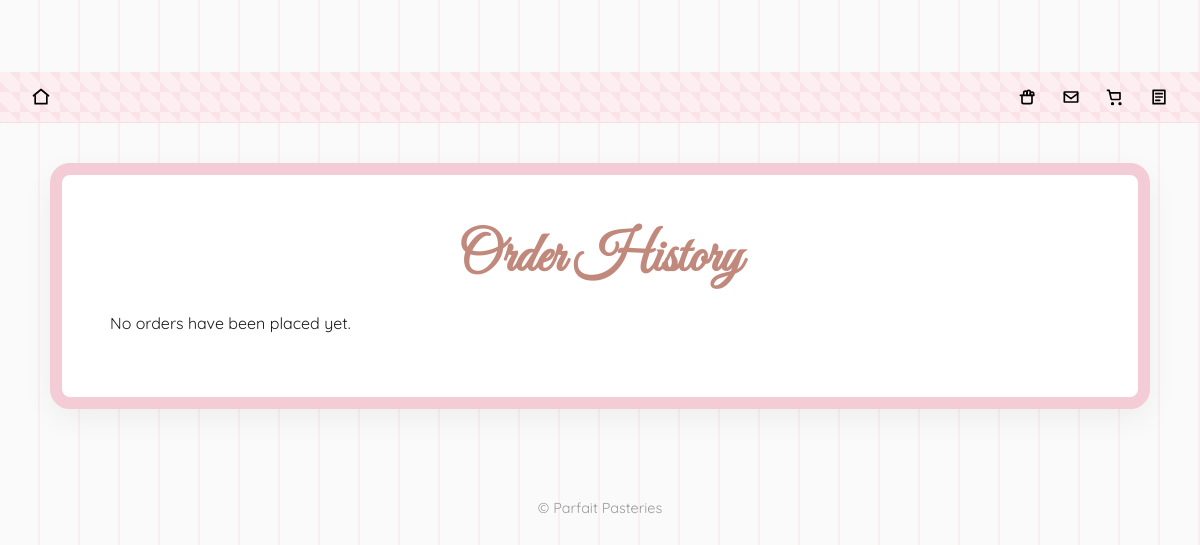
The page /order_history on the database as committed earlier.
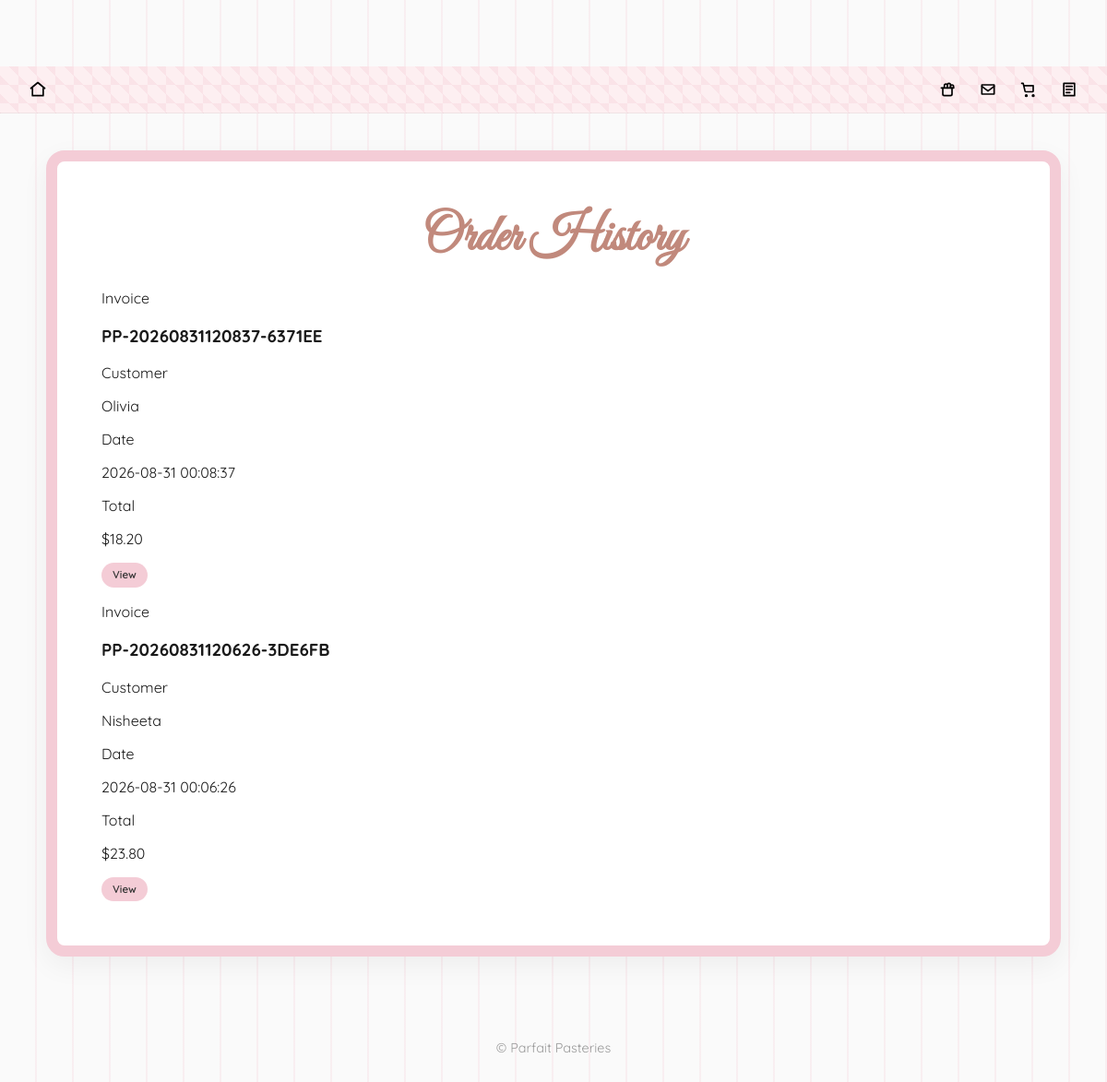
The same page on the database as committed later.
### tables this page shows
CREATE TABLE orders (
                order_id INTEGER PRIMARY KEY AUTOINCREMENT,
                invoice_number TEXT,
                customer_name TEXT,
                items TEXT,
                addons TEXT,
                total REAL,
                date TIMESTAMP DEFAULT CURRENT_TIMESTAMP
            , customer_email TEXT, customer_phone TEXT, delivery_address TEXT);

### app.py (the view)
@app.route('/order_history')
def order_history_page():
    with sqlite3.connect(DB_PATH) as conn:
        conn.row_factory = sqlite3.Row
        orders = conn.execute(
            'SELECT * FROM orders ORDER BY date DESC'
        ).fetchall()
    return render_template('order_history.html', orders=orders)

### templates/order_history.html
{% extends "base.html" %}
{% block content %}
<section class="page-shell">
    <div class="page-box wavy-box" style="max-width: 980px; width: 100%;">
        <h2 class="cursive-title">Order History</h2>
        {% if orders %}
            <div class="history-list">
                {% for order in orders %}
                <div class="history-item">
                    <div>
                        <p class="label">Invoice</p>
                        <h3>{{ order.invoice_number }}</h3>
                    </div>
                    <div>
                        <p class="label">Customer</p>
                        <p>{{ order.customer_name }}</p>
                    </div>
                    <div>
                        <p class="label">Date</p>
                        <p>{{ order.date }}</p>
                    </div>
                    <div>
                        <p class="label">Total</p>
                        <p>${{ "%.2f"|format(order.total) }}</p>
                    </div>
                    <a href="{{ url_for('invoice_page', invoice_number=order.invoice_number) }}" class="btn-primary">View</a>
                </div>
                {% endfor %}
            </div>
        {% else %}
            <p class="empty-state">No orders have been placed yet.</p>
        {% endif %}
    </div>
</section>
{% endblock %}

### templates/base.html (shortened to what this page needs)
<!doctype html>
<html lang="en">
<head>
    <link rel="stylesheet" href="{{ url_for('static', filename='css/style.css') }}">
</head>
<body>
<header class="site-header">
    <div class="header-inner">
        <a href="{{ url_for('index') }}" class="header-icon" aria-label="Home">
            <svg viewBox="0 0 24 24" fill="none" stroke="currentColor" stroke-width="2" stroke-linecap="round" stroke-linejoin="round">
                <path d="M3 10.5L12 3l9 7.5"></path>
                <path d="M5 10.5V20h14V10.5"></path>
            </svg>
        </a>
        <div class="header-icons">
            <a href="{{ url_for('best_sellers_page') }}" class="header-icon" aria-label="Best Sellers">
            </a>
            <a href="{{ url_for('feedback_page') }}" class="header-icon" aria-label="Email">
                <svg viewBox="0 0 24 24" fill="none" stroke="currentColor" stroke-width="2" stroke-linecap="round" stroke-linejoin="round">
                    <path d="M4 6h16v12H4z"></path>
                    <path d="M4 8l8 6 8-6"></path>
                </svg>
            </a>
            <a href="{{ url_for('addons_page') }}" class="header-icon" aria-label="Cart">
                <svg viewBox="0 0 24 24" fill="none" stroke="currentColor" stroke-width="2" stroke-linecap="round" stroke-linejoin="round">
                    <circle cx="9" cy="20" r="1"></circle>
                    <circle cx="18" cy="20" r="1"></circle>
                    <path d="M3 4h2l2.4 10.2a1 1 0 0 0 1 .8h8.6a1 1 0 0 0 1-.8L18 7H6"></path>
                </svg>
            </a>
            <a href="{{ url_for('order_history_page') }}" class="header-icon" aria-label="Order history">
                <svg viewBox="0 0 24 24" fill="none" stroke="currentColor" stroke-width="2" stroke-linecap="round" stroke-linejoin="round">
                    <path d="M5 4h14v16H5z"></path>
                    <path d="M8 8h8"></path>
                    <path d="M8 12h8"></path>
                    <path d="M8 16h5"></path>
                </svg>
            </a>
        </div>
    </div>
</header>
<main>
    {% block content %}{% endblock %}
</main>
<footer style="padding:30px 20px;text-align:center;color:#999;font-size:0.9rem;">
    © {{ current_year if current_year is defined else "" }} Parfait Pasteries
</footer>
</body>
</html>

### static/css/style.css (style rules this page uses)
body, html { margin: 0; padding: 0; font-family: 'Poppins', 'Quicksand', sans-serif; color: #1a1a1a; background-color: #FAFAFA; background-image: repeating-linear-gradient( 90deg, transparent, transparent 38px, rgba(244, 204, 214, 0.25) 38px, rgba(244, 204, 214, 0.25) 40px ); }
a { text-decoration: none; }
.page-shell { display: flex; justify-content: center; align-items: flex-start; gap: 40px; padding: 40px 24px 60px; max-width: 1200px; margin: 0 auto; }
.page-box { margin-top: 0; }
.wavy-box { background-color: white; padding: 40px; border: 12px solid #F4CCD6; border-radius: 20px; box-shadow: 0 10px 30px rgba(0,0,0,0.05); }
.wavy-box { position: relative; overflow: visible; }
.cursive-title { font-family: 'Great Vibes', cursive; font-size: 3.5rem; text-align: center; color: #C1897C; margin: 0 0 20px 0; }
.btn-secondary, .btn-primary { display: inline-flex; align-items: center; justify-content: center; border: none; border-radius: 999px; padding: 7px 12px; font-size: 0.72rem; font-weight: 600; cursor: pointer; line-height: 1.1; text-decoration: none; transition: transform 0.15s ease, box-shadow 0.15s ease; }
.btn-primary { background: #f4ccd6; color: #5d3a3a; }
.site-header { background-color: #fdeff1; background-image: repeating-linear-gradient(45deg, rgba(244,204,214,0.35) 25%, transparent 25%, transparent 75%, rgba(244,204,214,0.35) 75%, rgba(244,204,214,0.35)); background-size: 20px 20px; border-bottom: 1px solid rgba(0,0,0,0.05); position: sticky; top: 0; z-index: 50; }
.header-inner { display: flex; align-items: center; justify-content: space-between; padding: 8px 24px; }
.header-icons { display: flex; gap: 10px; align-items: center; }
.header-icon { display: inline-flex; align-items: center; justify-content: center; color: #000; width: 34px; height: 34px; border-radius: 50%; transition: background-color 180ms ease, transform 180ms ease; }
.header-icon svg { width: 20px; height: 20px; stroke: currentColor; }
body { padding-top: 72px; }
.wavy-box { padding: 48px; }
.pill-card, .wavy-box { transition: transform 180ms ease, box-shadow 180ms ease; }
.btn-primary { background-color: #F4CCD6; color: #333; }

Rows that differ between the two databases and show on the page:
added orders: invoice_number "PP-20260831120837-6371EE", customer_name "Olivia", date "2026-08-31 00:08:37", total "18.20"
added orders: invoice_number "PP-20260831120626-3DE6FB", customer_name "Nisheeta", date "2026-08-31 00:06:26", total "23.80"
Other text that changed with them:
text no longer shown: "No orders have been placed yet."
